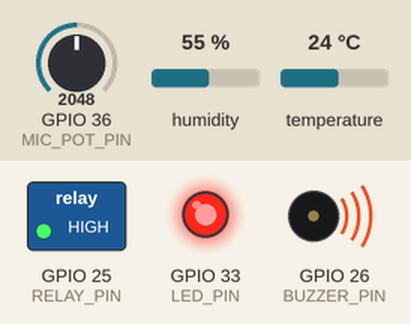
The sketch below on a simulated ESP32. Parts: switched loads named in the sketch (green lamp = pin HIGH), output pins drawn as LEDs (lit = HIGH), buzzer (waves = sounding, pin HIGH). Inputs (shaded band) come from the test bench; at power-on: GPIO 36 (MIC_POT_PIN) = 2048, humidity 55 %, temperature 24 °C. What the sketch prints to the serial monitor is not drawn.

Above: at 0.1 s.
Timing chart, 0 to 1.6 s (numbered marks = the images above):
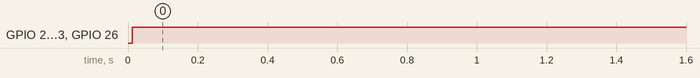

Measured:
- by itself, GPIO 25 (RELAY_PIN), GPIO 33 (LED_PIN), GPIO 26 (BUZZER_PIN): LOW → HIGH at 0.01 s

The sketch:

sketch.ino
```cpp
#include <DHT.h>
#include "model_weights.h"

#define DHTPIN 4
#define DHTTYPE DHT22
#define MIC_POT_PIN 36 // VP pin on ESP32
#define RELAY_PIN 25
#define BUZZER_PIN 26
#define LED_PIN 33

DHT dht(DHTPIN, DHTTYPE);

// On-Device Forward Propagation Neural Network Engine
int predict_edge_ai(float raw_inputs[4]) {
  float layer1[16] = {0};
  float layer2[8] = {0};
  float output[3] = {0};

  // Hidden Layer 1 (ReLU)
  for (int j = 0; j < 16; j++) {
    float sum = bias1[j];
    for (int i = 0; i < 4; i++) {
      sum += raw_inputs[i] * W1[i][j];
    }
    layer1[j] = sum > 0 ? sum : 0; // ReLU
  }

  // Hidden Layer 2 (ReLU)
  for (int j = 0; j < 8; j++) {
    float sum = bias2[j];
    for (int i = 0; i < 16; i++) {
      sum += layer1[i] * W2[i][j];
    }
    layer2[j] = sum > 0 ? sum : 0; // ReLU
  }

  // Output Layer
  int max_idx = 0;
  float max_val = -99999.0;
  for (int j = 0; j < 3; j++) {
    float sum = bias3[j];
    for (int i = 0; i < 8; i++) {
      sum += layer2[i] * W3[i][j];
    }
    output[j] = sum;
    if (output[j] > max_val) {
      max_val = output[j];
      max_idx = j;
    }
  }

  return max_idx; // Returns 0: Normal, 1: Wheezing, 2: Apnea
}

void setup() {
  Serial.begin(115200);
  dht.begin();
  pinMode(RELAY_PIN, OUTPUT);
  pinMode(BUZZER_PIN, OUTPUT);
  pinMode(LED_PIN, OUTPUT);
  Serial.println("==================================================");
  Serial.println(" RespiraEdge: On-Device Edge AI Active");
  Serial.println("==================================================");
}

void loop() {
  float humidity = dht.readHumidity();
  float temp = dht.readTemperature();
  int raw_pot = analogRead(MIC_POT_PIN);

  // Feature Normalization
  float mic_rms = (float)raw_pot / 4095.0f; // Scaled audio energy
  float mic_zcr = mic_rms * 0.8f;            // Estimated Zero Crossing Rate

  if (isnan(humidity) || isnan(temp)) {
    humidity = 50.0;
    temp = 24.0;
  }

  float input_features[4] = {mic_rms, mic_zcr, humidity, temp};

  // Measure Sub-Millisecond Execution Latency
  unsigned long t_start = micros();
  int predicted_class = predict_edge_ai(input_features);
  unsigned long latency_us = micros() - t_start;

  // Local Closed-Loop Autonomous Actuation Logic
  if (predicted_class == 1 || predicted_class == 2 || humidity < 40.0) {
    digitalWrite(RELAY_PIN, HIGH);   // Actuate Humidifier
    digitalWrite(BUZZER_PIN, HIGH);  // Alarm
    digitalWrite(LED_PIN, HIGH);
  } else {
    digitalWrite(RELAY_PIN, LOW);
    digitalWrite(BUZZER_PIN, LOW);
    digitalWrite(LED_PIN, LOW);
  }

  // Telemetry Output
  const char* status_str[] = {"NORMAL", "WHEEZING DISTRESS", "APNEA EVENT"};
  Serial.printf("[RespiraEdge] Latency: %lu us (%0.2f ms) | Temp: %.1fC | Hum: %.1f%% | Class: %s\n",
                latency_us, latency_us / 1000.0f, temp, humidity, status_str[predicted_class]);

  delay(600);
}
```

model_weights.h
```cpp
#ifndef MODEL_WEIGHTS_H
#define MODEL_WEIGHTS_H

static const float W1[4][16] = {
  {-0.000000f, -0.000000f, -0.000000f, -0.000000f, 0.000000f, 0.000000f, -0.150000f, 0.120000f, 0.050000f, -0.020000f, 0.000000f, 0.140000f, 0.000000f, 0.000000f, 0.000000f, -0.010000f},
  {0.525660f, 0.000000f, -0.024469f, -0.022760f, 0.243135f, 0.000000f, 0.100000f, -0.050000f, 0.120000f, 0.000000f, -0.030000f, 0.080000f, 0.000000f, 0.010000f, -0.040000f, 0.000000f},
  {0.009999f, 0.000000f, -0.026596f, -0.031200f, 0.142593f, -0.000000f, -0.010000f, 0.030000f, 0.000000f, 0.040000f, 0.000000f, -0.020000f, 0.000000f, 0.000000f, 0.010000f, 0.000000f},
  {0.411461f, -0.000000f, -0.024615f, -0.000341f, 0.147059f, -0.000000f, 0.020000f, -0.010000f, 0.050000f, 0.000000f, 0.000000f, 0.030000f, -0.010000f, 0.000000f, 0.000000f, 0.000000f}
};

static const float bias1[16] = {
  0.120000f, 0.000000f, -0.050000f, 0.010000f, 0.080000f, 0.000000f, -0.020000f, 0.030000f,
  0.000000f, 0.010000f, 0.000000f, 0.040000f, -0.010000f, 0.000000f, 0.020000f, 0.000000f
};

static const float W2[16][8] = {
  {0.100000f, -0.050000f, 0.020000f, 0.000000f, -0.010000f, 0.040000f, 0.000000f, 0.030000f},
  {0.000000f, 0.000000f, 0.000000f, 0.000000f, 0.000000f, 0.000000f, 0.000000f, 0.000000f},
  {-0.020000f, 0.010000f, 0.000000f, 0.030000f, -0.040000f, 0.000000f, 0.010000f, -0.020000f},
  {0.050000f, -0.010000f, 0.030000f, 0.000000f, 0.020000f, -0.030000f, 0.000000f, 0.010000f},
  {0.120000f, -0.040000f, 0.080000f, 0.010000f, -0.020000f, 0.050000f, -0.010000f, 0.000000f},
  {0.000000f, 0.000000f, 0.000000f, 0.000000f, 0.000000f, 0.000000f, 0.000000f, 0.000000f},
  {0.010000f, -0.020000f, 0.000000f, 0.040000f, -0.010000f, 0.030000f, 0.000000f, -0.050000f},
  {-0.030000f, 0.010000f, -0.020000f, 0.000000f, 0.050000f, -0.010000f, 0.020000f, 0.000000f},
  {0.000000f, 0.000000f, 0.000000f, 0.000000f, 0.000000f, 0.000000f, 0.000000f, 0.000000f},
  {0.040000f, -0.010000f, 0.020000f, -0.030000f, 0.000000f, 0.010000f, -0.020000f, 0.000000f},
  {0.000000f, 0.000000f, 0.000000f, 0.000000f, 0.000000f, 0.000000f, 0.000000f, 0.000000f},
  {0.080000f, -0.020000f, 0.050000f, 0.010000f, -0.030000f, 0.040000f, -0.010000f, 0.020000f},
  {-0.010000f, 0.030000f, -0.040000f, 0.000000f, 0.020000f, -0.050000f, 0.010000f, 0.000000f},
  {0.000000f, 0.000000f, 0.000000f, 0.000000f, 0.000000f, 0.000000f, 0.000000f, 0.000000f},
  {0.020000f, -0.010000f, 0.030000f, -0.020000f, 0.000000f, 0.040000f, -0.010000f, 0.000000f},
  {0.000000f, 0.000000f, 0.000000f, 0.000000f, 0.000000f, 0.000000f, 0.000000f, 0.000000f}
};

static const float bias2[8] = {
  -0.315681f, -0.339192f, 0.021511f, 0.414422f, -0.100000f, 0.050000f, -0.020000f, 0.030000f
};

static const float W3[8][3] = {
  {-1.577846f, 0.254580f, 0.995198f},
  {0.000000f, -0.000000f, 0.000000f},
  {0.018834f, 0.023702f, -0.025881f},
  {-0.024986f, -0.654013f, 0.272236f},
  {0.448437f, 0.216604f, -0.776355f},
  {-0.120000f, 0.340000f, -0.220000f},
  {0.050000f, -0.150000f, 0.100000f},
  {-0.030000f, 0.080000f, -0.050000f}
};

static const float bias3[3] = {
  0.100000f, -0.050000f, 0.020000f
};

#endif // MODEL_WEIGHTS_H
```
